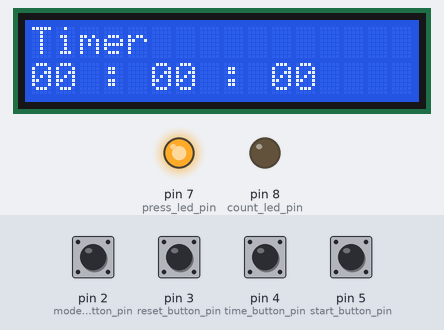
A sketch run on a simulated Arduino Uno, built with avr-gcc and run on an emulated ATmega328P. Shown: 16×2 character LCD, output pins drawn as LEDs (lit = HIGH). Inputs (shaded band) come from the test bench; at power-on: pin 3 (reset_button_pin) HIGH, pin 2 (mode_button_pin), pin 4 (time_button_pin), pin 5 (start_button_pin) LOW.

Above: at 1.2 s.
1.3 s: pin 2 (mode_button_pin) pulled HIGH for 0.15 s
At 1.9 s:
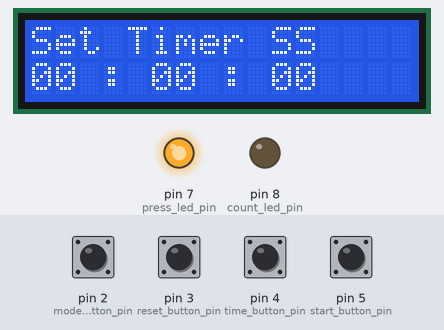
2.9 s: pin 2 (mode_button_pin) pulled HIGH for 1 s
At 4.4 s:
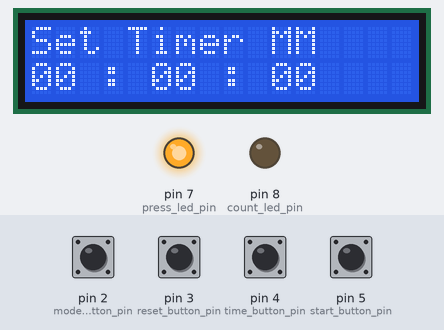
5.4 s: pin 2 (mode_button_pin) pulled HIGH for 0.15 s
At 6.2 s:
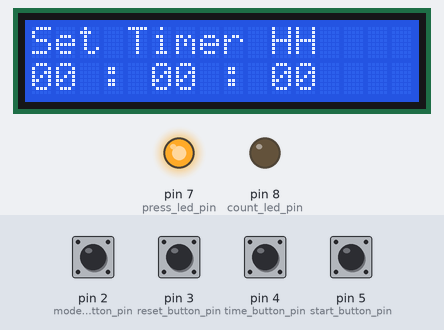
7.0 s: pin 3 (reset_button_pin) pulled LOW for 0.15 s
At 7.08 s:
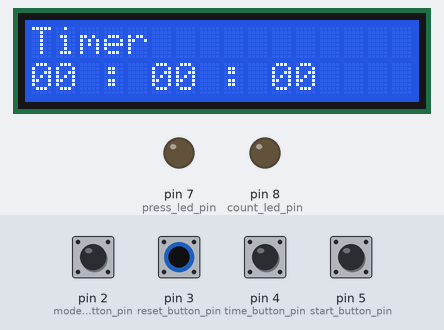
Timing chart, 0 to 9.6 s (numbered marks = the images above; inputs shaded):
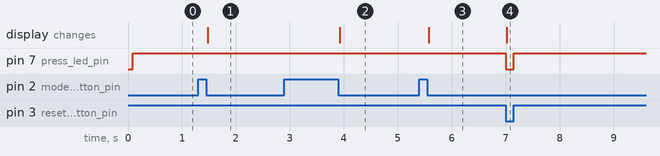

Measured:
- after the input at 1.3 s, the display: changes after 0.18 s (image 1)
- after the input at 2.9 s, the display: changes after 1.0 s (image 2)
- after the input at 5.4 s, the display: changes after 0.18 s (image 3)
- after the input at 7.0 s, pin 7 (press_led_pin): HIGH → LOW at once, → HIGH 0.15 s later; the display: changes at once (image 4)

The sketch:

countdown-timer.ino
```cpp
/**
 * Inspired by project from YouTube: https://www.youtube.com/shorts/Zy0sGvEWFmc
 * This project uses two LEDs, one LCD, four push buttons, breadboard, and Piezo buzzer
 * The buttons are set up on a breadboard with pull-down resistors to detect button presses
 * First button is the mode button, this sets the timer state to seconds, minutes, hours or start
 * Second button is the time button, which is used to set the timer based on the mode selected apart from start mode
 * Third button is the reset button, which is used to reset all the time set up and can even stop the count down
 * Forth button is the start button, used to start the count down when the mode is start
 * The LCD displays the mode of the timer according as well as the current time
 * The red LED blinks when a button is pressed. It is used as an extra feedback for a button press
 * The green LED blinks while the count down is in progress
 * The buzzer plays a tone when the count down is complete
*/

#include <LiquidCrystal_I2C.h>

#define HOUR_MIN 0
#define HOUR_MAX 24
#define HOUR_SECONDS 3600
#define MINUTE_MIN 0
#define MINUTE_MAX 59
#define MINUTE_SECONDS 60
#define SECOND_MIN 0
#define SECOND_MAX 59
#define COUNT_DOWN_MILLIS 1000
#define BUZZER_TONE 1500
#define BUZZER_DURATION 4000

enum Mode { ModeStart, ModeHours, ModeMinutes, ModeSeconds };

const uint8_t buzzer_pin = 9;
const uint8_t press_led_pin = 7;
const uint8_t count_led_pin = 8;
const uint8_t mode_button_pin = 2;
const uint8_t start_button_pin = 5;
const uint8_t reset_button_pin = 3;
const uint8_t time_button_pin = 4;

const uint8_t debounce_delay = 50;

LiquidCrystal_I2C lcd(0x27, 16, 2);

Mode timer_mode = ModeStart;

uint8_t count_led_previous_state = LOW;
uint8_t mode_button_previous_state = LOW;
uint8_t time_button_previous_state = LOW;
uint8_t reset_button_previous_state = LOW;
uint8_t start_button_previous_state = LOW;

uint8_t hours = 0;
uint8_t minutes = 0;
uint8_t seconds = 0;

uint32_t count_down_seconds = 0;

uint32_t previous_time = 0;

void setup() {
  Serial.begin(9600);

  pinMode(press_led_pin, OUTPUT);
  pinMode(count_led_pin, OUTPUT);
  pinMode(mode_button_pin, INPUT);
  pinMode(start_button_pin, INPUT);
  pinMode(reset_button_pin, INPUT);
  pinMode(time_button_pin, INPUT);

  pinMode(buzzer_pin, OUTPUT);
  noTone(buzzer_pin);

  lcd.init();
  lcd.backlight();
  lcd.clear();
  printToScreen();
}

void loop() {
  unsigned int start_button_state = digitalRead(start_button_pin);
  unsigned int reset_button_state = digitalRead(reset_button_pin);
  unsigned int mode_button_state = digitalRead(mode_button_pin);
  unsigned int time_button_state = digitalRead(time_button_pin);

  if (
    start_button_state == HIGH ||
    reset_button_state == HIGH ||
    mode_button_state == HIGH ||
    time_button_state == HIGH
  ) {
    digitalWrite(press_led_pin, HIGH);
  } else {
    digitalWrite(press_led_pin, LOW);
  }

  if (count_down_seconds == 0 && mode_button_state == LOW && mode_button_previous_state == HIGH) {
    changeMode();
  } else if (count_down_seconds == 0 && time_button_state == LOW && time_button_previous_state == HIGH) {
    changeTime();
  } else if (count_down_seconds == 0 && timer_mode == ModeStart && start_button_state == LOW && start_button_previous_state == HIGH) {
    count_down_seconds = (hours * HOUR_SECONDS) + (minutes * MINUTE_SECONDS) + seconds;
  } else if (reset_button_state == LOW && reset_button_previous_state == HIGH) {
    resetTimer();
  }

  mode_button_previous_state = mode_button_state;
  time_button_previous_state = time_button_state;
  reset_button_previous_state = reset_button_state;
  start_button_previous_state = start_button_state;

  if (count_down_seconds > 0) {
    uint32_t current_time = millis();

    if ((current_time - previous_time) >= COUNT_DOWN_MILLIS) {
      previous_time = current_time;

      count_down_seconds--;

      uint8_t count_led_state = count_down_seconds == 0 ? LOW : (count_led_previous_state == HIGH ? LOW : HIGH);

      digitalWrite(count_led_pin, count_led_state);

      count_led_previous_state = count_led_state;

      if (count_down_seconds == 0) {
        tone(buzzer_pin, BUZZER_TONE, BUZZER_DURATION);
      }

      hours = count_down_seconds / HOUR_SECONDS; // 1 hour = 3600 seconds

      // Calculate remaining minutes after extracting hours
      minutes = (count_down_seconds % HOUR_SECONDS) / MINUTE_SECONDS; // 1 minute = 60 seconds

      // Calculate remaining seconds
      seconds = count_down_seconds % MINUTE_SECONDS;

      printToScreen();
    }
  }
}

void resetTimer() {
  timer_mode = ModeStart;
  seconds = 0;
  minutes = 0;
  hours = 0;
  count_down_seconds = 0;

  printToScreen();
}

void changeMode() {
  switch (timer_mode) {
    case ModeStart:
      timer_mode = ModeSeconds;
      break;
    case ModeSeconds:
      timer_mode = ModeMinutes;
      break;
    case ModeMinutes:
      timer_mode = ModeHours;
      break;
    case ModeHours:
      timer_mode = ModeStart;
      break;
  }

  printToScreen();
}

void changeTime() {
  switch (timer_mode) {
    case ModeSeconds:
      seconds = seconds + 1 > SECOND_MAX ? SECOND_MIN : seconds + 1;
      break;
    case ModeMinutes:
      minutes = minutes + 1 > MINUTE_MAX ? MINUTE_MIN : minutes + 1;
      break;
    case ModeHours:
      hours = hours + 1 > HOUR_MAX ? HOUR_MIN : hours + 1;
      break;
  }

  printToScreen();
}

void printToScreen() {
  lcd.clear();

  switch (timer_mode) {
    case ModeStart:
      lcd.print("Timer");
      break;
    case ModeSeconds:
      lcd.print("Set Timer SS");
      break;
    case ModeMinutes:
      lcd.print("Set Timer MM");
      break;
    case ModeHours:
      lcd.print("Set Timer HH");
      break;
  }

  lcd.setCursor(0, 1);

  if (hours < 10) {
    lcd.print(0);
  }

  lcd.print(hours);

  lcd.print(" : ");

  if (minutes < 10) {
    lcd.print(0);
  }

  lcd.print(minutes);

  lcd.print(" : ");

  if (seconds < 10) {
    lcd.print(0);
  }

  lcd.print(seconds);
}
```
